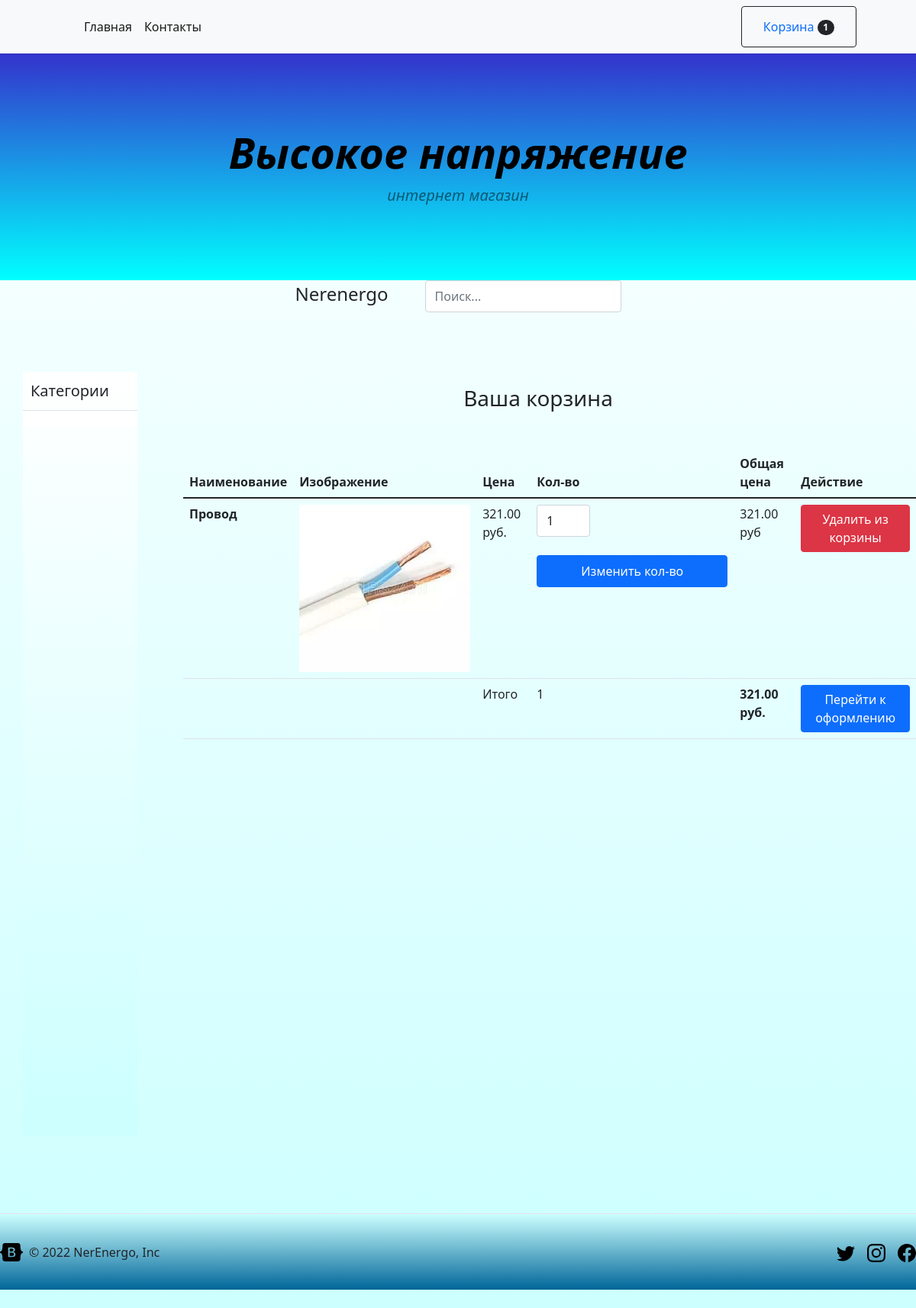
The page /cart/ (signed in) on the database as committed earlier.
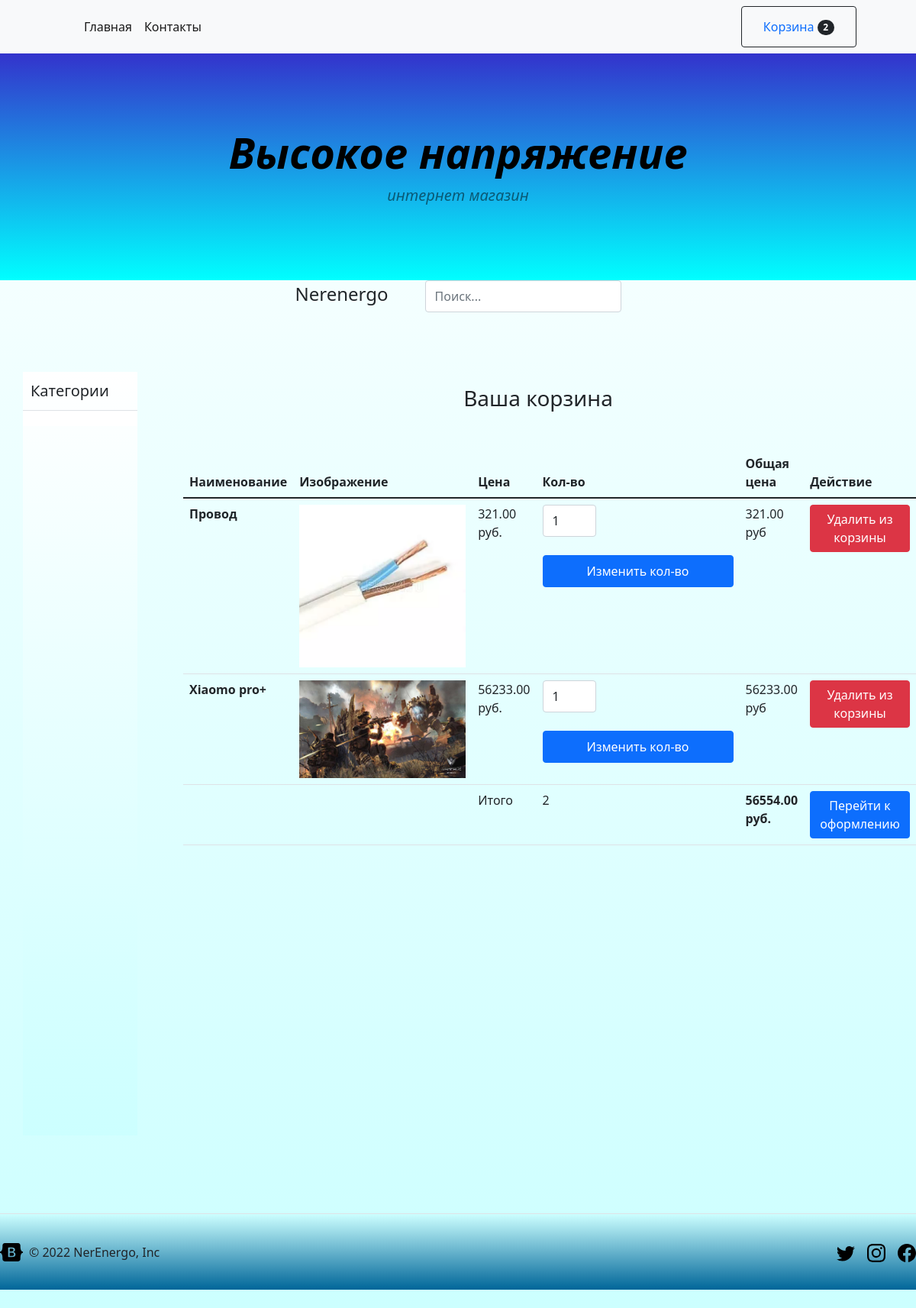
The same page on the database as committed later.
### mainapp/models.py (models this page shows, shortened)
class Cart(models.Model):
	owner = models.ForeignKey('Customer', null=True, verbose_name='Владелец', on_delete=models.CASCADE)
	product = models.ManyToManyField(CartProduct, blank=True, related_name='related_cart')
	total_product = models.PositiveIntegerField(default=0)
	final_price = models.DecimalField(max_digits=9, default=0, decimal_places=2, verbose_name='Общая Цена')
	in_order = models.BooleanField(default=False)
	for_anonymous_user = models.BooleanField(default=False)

class CartProduct(models.Model):
	user = models.ForeignKey('Customer', null=True, verbose_name='Покупатель', on_delete=models.CASCADE)
	cart = models.ForeignKey('Cart', verbose_name='Корзина', on_delete=models.CASCADE, related_name="related_products")
	content_type = models.ForeignKey(ContentType, on_delete=models.CASCADE)
	object_id = models.PositiveIntegerField()
	content_object = GenericForeignKey('content_type', 'object_id')
	qty = models.PositiveIntegerField(default=1)
	final_price = models.DecimalField(max_digits=9, default=0, decimal_places=2, verbose_name='Общая Цена')

class Product(models.Model):
	category = models.ForeignKey(Category, verbose_name='Категория', on_delete=models.CASCADE)
	title = models.CharField(max_length=255, verbose_name="наименование")
	slug = models.SlugField(unique=True)
	image = models.ImageField(verbose_name='Изображение')
	description = models.TextField(verbose_name='описание', null=True)
	price = models.DecimalField(max_digits=9, decimal_places=2, verbose_name='Цена')
	count_view = models.PositiveIntegerField(default=0, verbose_name='Количество')
	def get_model_name(self):
		return self.__class__.__name__.lower()

class NonStationaryWire(Product):
	name = models.CharField(max_length=255, verbose_name='Наименование товара')
	brand = models.CharField(max_length=255, verbose_name='Брэнд')
	seria = models.CharField(max_length=255, verbose_name='Серия')
	articals = models.CharField(max_length=255, verbose_name='Артикул производителя')
	garant_time = models.CharField(max_length=255, verbose_name='Срок гарантии')
	created_cantry = models.CharField(max_length=255, verbose_name='Страна производитель')
	nominal_section = models.CharField(max_length=255, verbose_name='Наминально сечение проводника')
	material = models.CharField(max_length=255, verbose_name='Материал жил проводника')
	conductor_class = models.CharField(max_length=255, verbose_name='Класс токопроводящей жилы')
	form_wire = models.CharField(max_length=255, verbose_name='Форма жил проводника')

class Smartphone(Product):
	diagonal = models.CharField(max_length=255, verbose_name='Диагональ')
	display = models.CharField(max_length=255, verbose_name='тип дисплея')
	resolutions = models.CharField(max_length=255, verbose_name='разрешение экрана')
	accum_volume = models.CharField(max_length=255, verbose_name='объем батареи')
	ram = models.CharField(max_length=255, verbose_name = 'оперативная память')
	sd = models.BooleanField(default=True, verbose_name = 'наличие SD')
	sd_volume = models.CharField(max_length=255, null=True, blank=True, verbose_name = 'Максимальный объем SD карты')
	main_cam_mp = models.CharField(max_length=255, verbose_name = 'главная камера')
	frontal_cam_mp = models.CharField(max_length=255, verbose_name = 'фронтальная камера')

### mainapp/views.py (the view)
# urls.py: path('cart/', CartView.as_view(), name='cart'),
class CartView(CartMixin, View):
    def get(self, request, *args, **kwargs):
        categories = Category.objects.all()
        context = {
            'cart': self.cart,
            'categories': categories
        }
        return render(request, 'cart.html', context)

### mainapp/mixins.py (called while the page is built)
	def dispatch(self, request, *args, **kwargs):
		if request.user.is_authenticated:
			customer = Customer.objects.filter(user=request.user).first()
			if not customer:
				customer = Customer.objects.create(user=request.user)
			cart = Cart.objects.filter(owner=customer).first()
			if not cart:
				cart = Cart.objects.create(owner=customer)
		else:
			cart = Cart.objects.filter(for_anonymous_user=True).first()
			if not cart:
				cart = Cart.objects.create(for_anonymous_user=True)
		self.cart = cart
		return super().dispatch(request, *args, **kwargs)

### mainapp/templates/cart.html (shortened to what this page needs)
{% extends 'base.html' %}
{% block content %}
	<h3 class="text-center mt-5 mb-5" >Ваша корзина {% if not cart.product.count %}пуста{% endif %}</h3>
	{% if cart.product.count%}
	<table class="table" id="content-sec">
		<thead>
			<tr>
				<th scope="col">Наименование</th>
				<th scope="col">Изображение</th>
				<th scope="col">Цена</th>
				<th scope="col">Кол-во</th>
					<th scope="col">Общая цена</th>
				<th scope="col">Действие</th>
			</tr>
		</thead>
		<tbody>
	  	{% for item in cart.product.all %}
	  	<tr>
		  	<th scope="row">{{ item.content_object.title }}</th>
		  	<td class="w-25"><img src="{{ item.content_object.image.url }}" class="img-fluid"></td>
		  	<td>{{ item.content_object.price }} руб.</td>
		  	<td>
		  		<form action="{% url 'change_qty' ct_model=item.content_object.get_model_name slug=item.content_object.slug %}" method="POST">
		  			<input type="number" class="form-control" name="qty" style="width: 70px;" min="1" value="{{ item.qty }}">
		  			<br>
		  			<input type="submit" class="btn btn-primary" value="Изменить кол-во">
		  		</form>
		  	</td>
		  		<td>{{ item.final_price }} руб</td>
		  	<td>
		  		<a href="{% url 'delete_from_cart' ct_model=item.content_object.get_model_name slug=item.content_object.slug %}"><button class="btn btn-danger">Удалить из корзины</button>
		  	</td>
		</tr>
		{% endfor %}
			<tr>
				<td colspan="2"></td>
				<td>Итого</td>
				<td>{{ cart.total_product }}</td>
				<td><strong>{{ cart.final_price }} руб.</strong></td>
				<td><a href="{% url 'checkout' %}"><button class="btn btn-primary">Перейти к оформлению</button></a></td>
			</tr>
		</tbody>
	</table>
{% endif %}
{% endblock content %}

### mainapp/templates/base.html (shortened to what this page needs)
<!DOCTYPE html>
<html lang="en">
    <head>
        <link href="https://cdn.jsdelivr.net/npm/bootstrap@5.1.3/dist/css/bootstrap.min.css" rel="stylesheet">
    </head>
    <body>
        <nav class="navbar navbar-expand-lg navbar-light bg-light">
            <div class="container px-4 px-lg-5">
                <div class="collapse navbar-collapse" id="navbarSupportedContent">
                    <ul class="navbar-nav me-auto mb-2 mb-lg-0 ms-lg-4">
                        <li class="nav-item"><a class="nav-link active" aria-current="page" href="{% url 'base.html' %}">Главная</a></li>
                        <li class="nav-item"><a class="nav-link active" aria-current="page" href="{% url 'contact' %}">Контакты</a></li>
                    </ul>
                    <form class="d-flex">
                        <button class="btn btn-outline-dark" type="submit">
                            <a class="nav-link" href="{% url 'cart' %}">Корзина<span class="badge bg-dark text-white ms-1 rounded-pill">{{cart.product.count}}</span></a>
                        </button>
                    </form>
                </div>
            </div>
        </nav>
        <header class=" py-5" id="header">
            <div class="container px-4 px-lg-5 my-5">
                <div class="text-center text-black" id="header_text">
                    <h1 class="display-4 fw-bolder">Высокое напряжение</h1>
                    <p class="lead fw-normal text-black-50 mb-0">интернет магазин</p>
                </div>
            </div>
        </header>
            <div class="container d-flex flex-wrap justify-content-center">
                <a href="{% url 'base.html' %}" class="d-flex mb-3 mb-lg-0 me-lg-5 text-dark text-decoration-none">
                    <span class="fs-4">Nerenergo</span>
                </a>
                <form class="col-12 col-lg-auto mb-3 mb-lg-0">
                    <input type="search" class="form-control" placeholder="Поиск..." aria-label="Search">
                </form>
            </div>
        <section class="py-5" id="">
            <div class="nav-pan text-black" id="nav-pan" class="wrapper">
                <a href="/" class="d-flex align-items-center link-dark text-decoration-none border-bottom">
                    <span class="fs-5 fw-semibold align-items-center" id="nav-span">Категории</span>
                </a>
                {% load mptt_tags %}
                <ul class="menu">
                    {% recursetree categories %}
                    <li class="menu__list"><a href="/category/{{node.slug}}" {% if not node.is_child_node %} data-toggle="dropdown" aria-expanded="True" {% endif %}>{{ node.name }}</a>
                    </li>
                    {% endrecursetree %}
                </ul>
            </div>
            {% block content %}{% endblock content %}
        </section>
        <footer class="d-flex flex-wrap justify-content-between align-items-center py-3 my-4 border-top" id="footer-down">
            <div class="col-md-4 d-flex align-items-center">
                <a href="/" class="mb-3 me-2 mb-md-0 text-muted text-decoration-none lh-1">
                    <svg class="bi" width="30" height="24"><use xlink:href="#bootstrap"/></svg>
                </a>
                <span class="text-muted-black-center" >&copy; 2022 NerEnergo, Inc</span>
            </div>
            <ul class="nav col-md-4 justify-content-end list-unstyled d-flex">
                <li class="ms-3"><a class="text-muted" href="#"><svg class="bi" width="24" height="24"><use xlink:href="#twitter"/></svg></a></li>
                <li class="ms-3"><a class="text-muted" href="https://www.instagram.com/"><svg class="bi" width="24" height="24"><use xlink:href="#instagram"/></svg></a></li>
                <li class="ms-3"><a class="text-muted" href="#"><svg class="bi" width="24" height="24"><use xlink:href="#facebook"/></svg></a></li>
            </ul>
        </footer>
    </body>
</html>

Rows that differ between the two databases and show on the page:
changed Cart: product.count "1" → "2"; total_product "1" → "2"; final_price "321.00" → "56554.00"
added CartProduct: content_object "Xiaomo pro+", content_object.image (picture), content_object.price "56233.00", qty "1", final_price "56233.00"
